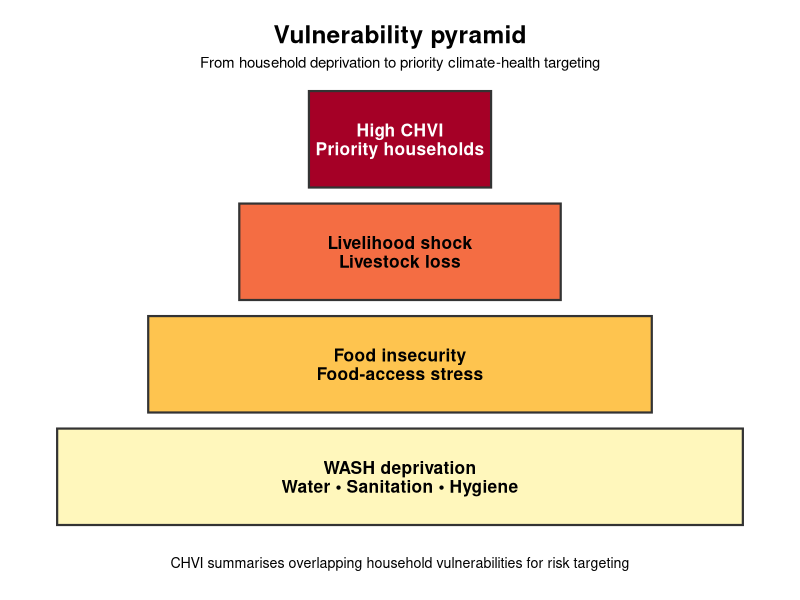
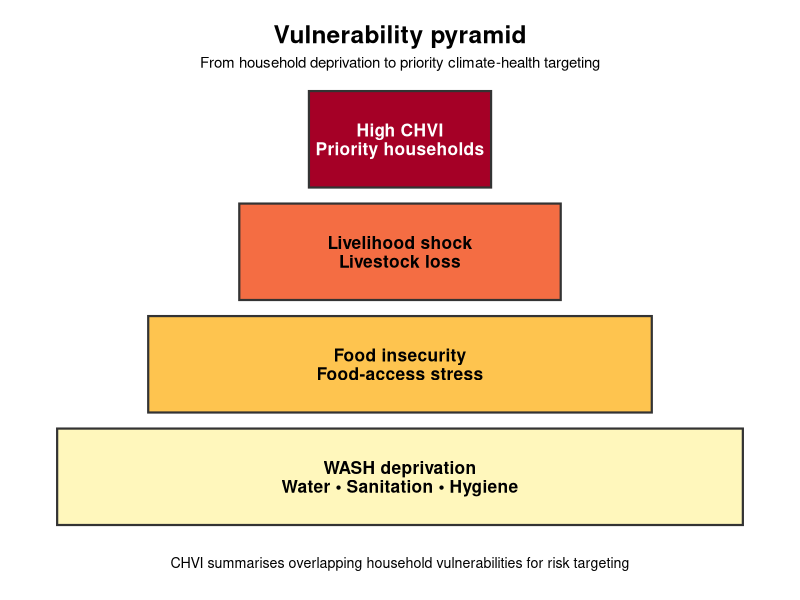

Write R code to recreate these figures, in order.
# Figure 6: Vulnerability pyramid
# Communication figure based on CHVI conceptual structure.

packages <- c("ggplot2")
installed <- packages %in% rownames(installed.packages())
if (any(!installed)) install.packages(packages[!installed])
invisible(lapply(packages, library, character.only = TRUE))

dir.create("outputs/figures", recursive = TRUE, showWarnings = FALSE)
dir.create("figures", recursive = TRUE, showWarnings = FALSE)

levels <- data.frame(
  xmin = c(-3.2, -2.35, -1.5, -0.85),
  xmax = c( 3.2,  2.35,  1.5,  0.85),
  ymin = c(0, 1.05, 2.1, 3.15),
  ymax = c(0.9, 1.95, 3.0, 4.05),
  label = c(
    "WASH deprivation\nWater • Sanitation • Hygiene",
    "Food insecurity\nFood-access stress",
    "Livelihood shock\nLivestock loss",
    "High CHVI\nPriority households"
  ),
  fill_col = c(
    "#FFF7BC",
    "#FEC44F",
    "#F46D43",
    "#A50026"
  ),
  text_col = c(
    "black",
    "black",
    "black",
    "white"
  )
)

p <- ggplot(levels) +
  geom_rect(
    aes(
      xmin = xmin,
      xmax = xmax,
      ymin = ymin,
      ymax = ymax,
      fill = fill_col
    ),
    color = "grey20",
    linewidth = 0.75
  ) +
  geom_text(
    aes(
      x = 0,
      y = (ymin + ymax) / 2,
      label = label,
      color = text_col
    ),
    size = 4.4,
    fontface = "bold",
    lineheight = 0.9
  ) +
  scale_fill_identity() +
  scale_color_identity() +
  annotate(
    "text",
    x = 0,
    y = 4.58,
    label = "Vulnerability pyramid",
    fontface = "bold",
    size = 6.2
  ) +
  annotate(
    "text",
    x = 0,
    y = 4.32,
    label = "From household deprivation to priority climate-health targeting",
    size = 3.8
  ) +
  annotate(
    "text",
    x = 0,
    y = -0.35,
    label = "CHVI summarises overlapping household vulnerabilities for risk targeting",
    size = 3.6
  ) +
  coord_equal(
    xlim = c(-3.6, 3.6),
    ylim = c(-0.7, 4.9),
    expand = FALSE
  ) +
  theme_void()

ggsave(
  "outputs/figures/figure6_vulnerability_pyramid.png",
  p,
  width = 8,
  height = 7.2,
  dpi = 300,
  bg = "white"
)

ggsave(
  "figures/figure6_vulnerability_pyramid.png",
  p,
  width = 8,
  height = 7.2,
  dpi = 300,
  bg = "white"
)
